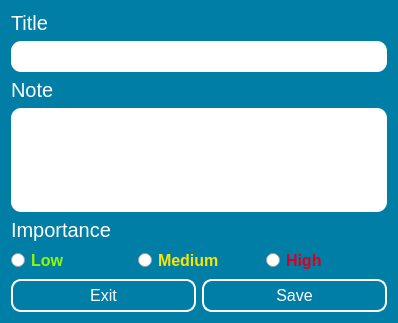
<?xml version="1.0" encoding="UTF-8"?>
<ui version="4.0">
 <class>edit_notes</class>
 <widget class="QDialog" name="edit_notes">
  <property name="geometry">
   <rect>
    <x>0</x>
    <y>0</y>
    <width>398</width>
    <height>323</height>
   </rect>
  </property>
  <property name="windowTitle">
   <string>Add / Edit Notes</string>
  </property>
  <property name="styleSheet">
   <string notr="true">#edit_notes {
	background-color: #007EA6;

}

QLabel {
	color: white;
	font-size: 20px;
}

QRadioButton {
	color: white;
	font-size: 16px;
	font-weight: bold;
}

QPushButton {
	color: white;
	border: 2px solid white;
	border-radius: 10px;
	background-color: transparent;
	padding: 5px;
	font-size: 16px;
}

QPushButton:pressed {
	color: #007EA6;
	background-color: white;
}

#rbtn_high {
	color: #D60025;
}

#rbtn_low {
	color: #90FA00;
}

#rbtn_medium {
	color: #FAE700;
}

QLineEdit {
	font-size: 16px;
	border-radius: 10px;
	padding:5px;
}

QTextEdit {
	font-size: 16px;
	border-radius: 10px;
	padding:5px;
	background-color: palette(base);
}</string>
  </property>
  <layout class="QVBoxLayout" name="verticalLayout">
   <item>
    <widget class="QLabel" name="lbl_note_title">
     <property name="text">
      <string>Title</string>
     </property>
    </widget>
   </item>
   <item>
    <widget class="QLineEdit" name="ldt_note_title">
     <property name="styleSheet">
      <string notr="true"/>
     </property>
    </widget>
   </item>
   <item>
    <widget class="QLabel" name="lbl_note_body">
     <property name="text">
      <string>Note</string>
     </property>
    </widget>
   </item>
   <item>
    <widget class="QTextEdit" name="txtedt_note_body">
     <property name="styleSheet">
      <string notr="true"/>
     </property>
    </widget>
   </item>
   <item>
    <widget class="QLabel" name="lbl_importance">
     <property name="styleSheet">
      <string notr="true"/>
     </property>
     <property name="text">
      <string>Importance</string>
     </property>
    </widget>
   </item>
   <item>
    <layout class="QHBoxLayout" name="hbox_importance">
     <item>
      <widget class="QRadioButton" name="rbtn_low">
       <property name="styleSheet">
        <string notr="true"/>
       </property>
       <property name="text">
        <string>Low</string>
       </property>
      </widget>
     </item>
     <item>
      <widget class="QRadioButton" name="rbtn_medium">
       <property name="styleSheet">
        <string notr="true"/>
       </property>
       <property name="text">
        <string>Medium</string>
       </property>
      </widget>
     </item>
     <item>
      <widget class="QRadioButton" name="rbtn_high">
       <property name="styleSheet">
        <string notr="true"/>
       </property>
       <property name="text">
        <string>High</string>
       </property>
      </widget>
     </item>
    </layout>
   </item>
   <item>
    <layout class="QHBoxLayout" name="hbox_notes_buttons">
     <item>
      <widget class="QPushButton" name="btn_discard">
       <property name="styleSheet">
        <string notr="true"/>
       </property>
       <property name="text">
        <string>Exit</string>
       </property>
      </widget>
     </item>
     <item>
      <widget class="QPushButton" name="btn_save">
       <property name="text">
        <string>Save</string>
       </property>
      </widget>
     </item>
    </layout>
   </item>
  </layout>
 </widget>
 <resources/>
 <connections/>
</ui>
